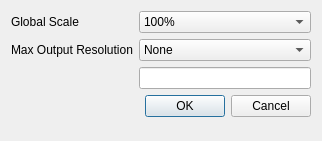
<?xml version="1.0" encoding="UTF-8"?>
<ui version="4.0">
 <class>OutputSettings</class>
 <widget class="QDialog" name="OutputSettings">
  <property name="geometry">
   <rect>
    <x>0</x>
    <y>0</y>
    <width>322</width>
    <height>141</height>
   </rect>
  </property>
  <property name="windowTitle">
   <string>RAT Output Settings</string>
  </property>
  <layout class="QFormLayout" name="formLayout">
   <property name="fieldGrowthPolicy">
    <enum>QFormLayout::AllNonFixedFieldsGrow</enum>
   </property>
   <item row="3" column="1">
    <widget class="QDialogButtonBox" name="buttonBox">
     <property name="orientation">
      <enum>Qt::Horizontal</enum>
     </property>
     <property name="standardButtons">
      <set>QDialogButtonBox::Cancel|QDialogButtonBox::Ok</set>
     </property>
    </widget>
   </item>
   <item row="0" column="0">
    <widget class="QLabel" name="LBL_globalScale">
     <property name="toolTip">
      <string>This is the factor that each outputted image will be scaled to</string>
     </property>
     <property name="text">
      <string>Global Scale</string>
     </property>
    </widget>
   </item>
   <item row="1" column="0">
    <widget class="QLabel" name="LBL_maxRes">
     <property name="toolTip">
      <string>Any images that exceed this resolution (in width or height, after &quot;Global Scale&quot; has been applied) will be further scaled down to meet this max resolution</string>
     </property>
     <property name="text">
      <string>Max Output Resolution</string>
     </property>
    </widget>
   </item>
   <item row="0" column="1">
    <widget class="QComboBox" name="CMB_globalScale">
     <item>
      <property name="text">
       <string>100%</string>
      </property>
     </item>
     <item>
      <property name="text">
       <string>75%</string>
      </property>
     </item>
     <item>
      <property name="text">
       <string>66%</string>
      </property>
     </item>
     <item>
      <property name="text">
       <string>50%</string>
      </property>
     </item>
     <item>
      <property name="text">
       <string>33%</string>
      </property>
     </item>
     <item>
      <property name="text">
       <string>25%</string>
      </property>
     </item>
    </widget>
   </item>
   <item row="2" column="1">
    <widget class="QLineEdit" name="LNE_maxRes">
     <property name="inputMask">
      <string/>
     </property>
     <property name="readOnly">
      <bool>false</bool>
     </property>
    </widget>
   </item>
   <item row="1" column="1">
    <widget class="QComboBox" name="CMB_maxRes">
     <item>
      <property name="text">
       <string>None</string>
      </property>
     </item>
     <item>
      <property name="text">
       <string>4K (4096)</string>
      </property>
     </item>
     <item>
      <property name="text">
       <string>2K (2048)</string>
      </property>
     </item>
     <item>
      <property name="text">
       <string>1K (1024)</string>
      </property>
     </item>
     <item>
      <property name="text">
       <string>Half (512)</string>
      </property>
     </item>
     <item>
      <property name="text">
       <string>Quarter (256)</string>
      </property>
     </item>
     <item>
      <property name="text">
       <string>Custom</string>
      </property>
     </item>
    </widget>
   </item>
  </layout>
 </widget>
 <resources/>
 <connections>
  <connection>
   <sender>buttonBox</sender>
   <signal>accepted()</signal>
   <receiver>OutputSettings</receiver>
   <slot>accept()</slot>
   <hints>
    <hint type="sourcelabel">
     <x>248</x>
     <y>254</y>
    </hint>
    <hint type="destinationlabel">
     <x>157</x>
     <y>274</y>
    </hint>
   </hints>
  </connection>
  <connection>
   <sender>buttonBox</sender>
   <signal>rejected()</signal>
   <receiver>OutputSettings</receiver>
   <slot>reject()</slot>
   <hints>
    <hint type="sourcelabel">
     <x>316</x>
     <y>260</y>
    </hint>
    <hint type="destinationlabel">
     <x>286</x>
     <y>274</y>
    </hint>
   </hints>
  </connection>
 </connections>
</ui>
